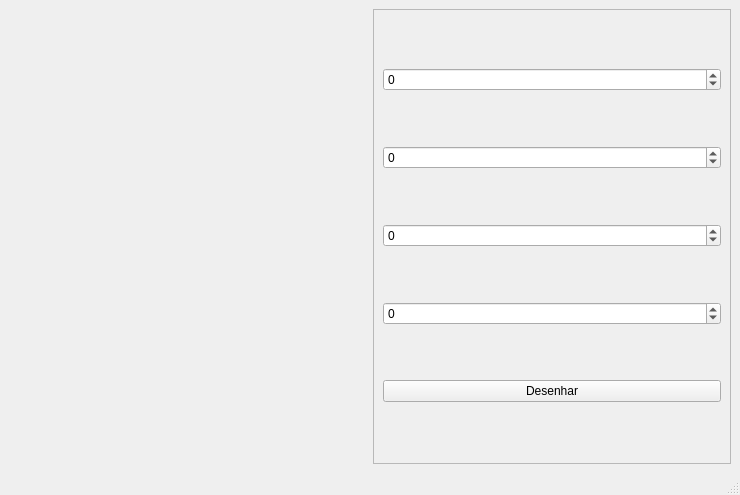
<?xml version="1.0" encoding="UTF-8"?>
<ui version="4.0">
 <class>MainWindow</class>
 <widget class="QMainWindow" name="MainWindow">
  <property name="geometry">
   <rect>
    <x>0</x>
    <y>0</y>
    <width>740</width>
    <height>495</height>
   </rect>
  </property>
  <property name="windowTitle">
   <string>MainWindow</string>
  </property>
  <widget class="QWidget" name="centralwidget">
   <layout class="QHBoxLayout" name="horizontalLayout">
    <item>
     <widget class="Canvas" name="DrawCanvas" native="true"/>
    </item>
    <item>
     <widget class="QFrame" name="frame">
      <property name="frameShape">
       <enum>QFrame::StyledPanel</enum>
      </property>
      <property name="frameShadow">
       <enum>QFrame::Raised</enum>
      </property>
      <layout class="QVBoxLayout" name="verticalLayout">
       <item>
        <widget class="QSpinBox" name="x1SpinBox">
         <property name="toolTip">
          <string>x1</string>
         </property>
         <property name="statusTip">
          <string/>
         </property>
         <property name="whatsThis">
          <string/>
         </property>
         <property name="accessibleName">
          <string/>
         </property>
         <property name="minimum">
          <number>-9999</number>
         </property>
         <property name="maximum">
          <number>9999</number>
         </property>
        </widget>
       </item>
       <item>
        <widget class="QSpinBox" name="y1SpinBox">
         <property name="toolTip">
          <string>y1</string>
         </property>
         <property name="minimum">
          <number>-9999</number>
         </property>
         <property name="maximum">
          <number>9999</number>
         </property>
        </widget>
       </item>
       <item>
        <widget class="QSpinBox" name="x2SpinBox">
         <property name="toolTip">
          <string>x2</string>
         </property>
         <property name="minimum">
          <number>-9999</number>
         </property>
         <property name="maximum">
          <number>9999</number>
         </property>
        </widget>
       </item>
       <item>
        <widget class="QSpinBox" name="y2SpinBox">
         <property name="toolTip">
          <string>y2</string>
         </property>
         <property name="minimum">
          <number>-9999</number>
         </property>
         <property name="maximum">
          <number>9999</number>
         </property>
        </widget>
       </item>
       <item>
        <widget class="QPushButton" name="drawPushButton">
         <property name="text">
          <string>Desenhar</string>
         </property>
        </widget>
       </item>
      </layout>
     </widget>
    </item>
   </layout>
  </widget>
  <widget class="QMenuBar" name="menubar">
   <property name="geometry">
    <rect>
     <x>0</x>
     <y>0</y>
     <width>740</width>
     <height>20</height>
    </rect>
   </property>
  </widget>
  <widget class="QStatusBar" name="statusbar"/>
 </widget>
 <customwidgets>
  <customwidget>
   <class>Canvas</class>
   <extends>QWidget</extends>
   <header>canvas.h</header>
   <container>1</container>
  </customwidget>
 </customwidgets>
 <resources/>
 <connections/>
</ui>
